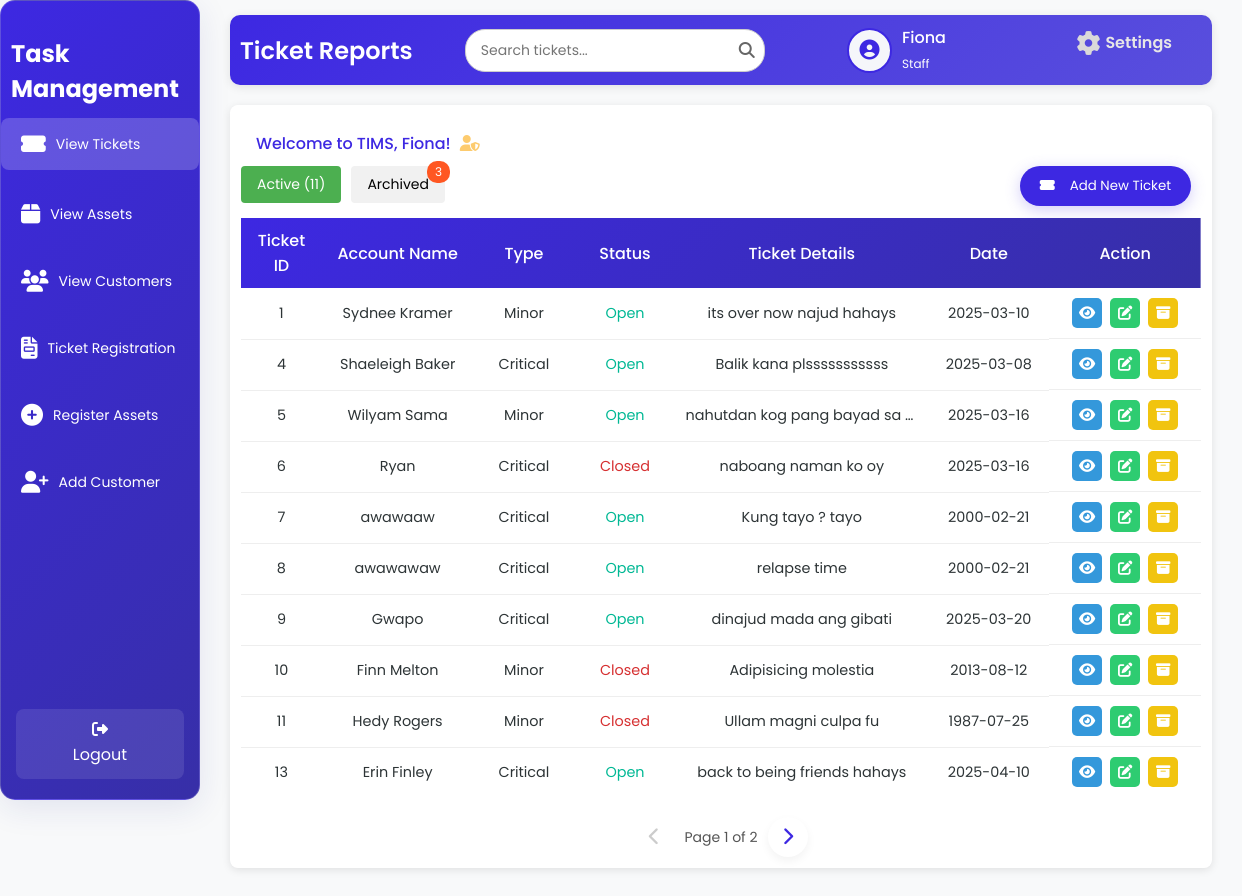
The app's page /staffD.php (signed in) with its own data.
### tables this page shows
CREATE TABLE `tbl_ticket` (
  `t_id` int(50) NOT NULL,
  `t_aname` varchar(200) NOT NULL,
  `t_type` varchar(200) NOT NULL,
  `t_status` varchar(200) NOT NULL,
  `t_date` date NOT NULL,
  `t_details` varchar(200) NOT NULL
);

### staffD.php (the view, shortened to what this page needs)
<?php
include 'db.php';
$firstName = '';
$userType = '';
$avatarPath = $_SESSION['avatarPath'];
if ($conn) {
    $sqlUser = "SELECT u_fname, u_lname, u_type FROM tbl_user WHERE u_username = ?";
    $stmt = $conn->prepare($sqlUser);
    $stmt->bind_param("s", $_SESSION['username']);
    $stmt->execute();
    $resultUser = $stmt->get_result();
    if ($resultUser->num_rows > 0) {
        $row = $resultUser->fetch_assoc();
        $firstName = $row['u_fname'];
        $userType = $row['u_type'];
    }
    $limit = 10;
    $pageActive = isset($_GET['page_active']) ? (int)$_GET['page_active'] : 1;
    $offsetActive = ($pageActive - 1) * $limit;
    $totalActiveQuery = "SELECT COUNT(*) AS total FROM tbl_ticket WHERE t_status != 'archived'";
    $totalActiveResult = $conn->query($totalActiveQuery);
    $totalActiveRow = $totalActiveResult->fetch_assoc();
    $totalActive = $totalActiveRow['total'];
    $totalActivePages = ceil($totalActive / $limit);
    $pageArchived = isset($_GET['page_archived']) ? (int)$_GET['page_archived'] : 1;
    $totalArchivedQuery = "SELECT COUNT(*) AS total FROM tbl_ticket WHERE t_status = 'archived'";
    $totalArchivedResult = $conn->query($totalArchivedQuery);
    $totalArchivedRow = $totalArchivedResult->fetch_assoc();
    $totalArchived = $totalArchivedRow['total'];
    $sqlActive = "SELECT t_id, t_aname, t_type, t_status, t_details, t_date
                  FROM tbl_ticket WHERE t_status != 'archived' LIMIT ?, ?";
    $stmtActive = $conn->prepare($sqlActive);
    $stmtActive->bind_param("ii", $offsetActive, $limit);
    $stmtActive->execute();
    $resultActive = $stmtActive->get_result();
} else {
    $_SESSION['error'] = "Database connection failed.";
}
?>
<!DOCTYPE html>
<html lang="en">
<head>
    <link rel="stylesheet" href="staffD.css">
    <link rel="stylesheet" href="https://cdnjs.cloudflare.com/ajax/libs/font-awesome/6.6.0/css/all.min.css">
</head>
<body>
<div class="wrapper">
    <div class="sidebar glass-container">
        <h2>Task Management</h2>
        <ul>
            <li><a href="staffD.php" class="active"><i class="fas fa-ticket-alt"></i> <span>View Tickets</span></a></li>
            <li><a href="assetsT.php"><i class="fas fa-box"></i> <span>View Assets</span></a></li>
            <li><a href="customersT.php"><i class="fas fa-users"></i> <span>View Customers</span></a></li>
            <?php if ($userType !== 'technician'): ?>
            <li><a href="createTickets.php"><i class="fas fa-file-invoice"></i> <span>Ticket Registration</span></a></li>
            <li><a href="registerAssets.php"><i class="fas fa-plus-circle"></i> <span>Register Assets</span></a></li>
            <li><a href="addC.php"><i class="fas fa-user-plus"></i> <span>Add Customer</span></a></li>
            <?php endif; ?>
        </ul>
        <footer>
        <a href="index.php" class="back-home"><i class="fas fa-sign-out-alt"></i> Logout</a>
        </footer>
    </div>
    <div class="container">
        <div class="upper">
            <h1>Ticket Reports</h1>
            <div class="search-container">
                <input type="text" class="search-bar" id="searchInput" placeholder="Search tickets..." onkeyup="searchTickets()">
                <span class="search-icon"><i class="fas fa-search"></i></span>
            </div>
            <div class="user-profile">
                <div class="user-icon">
                    <?php
                    if (!empty($avatarPath) && file_exists(str_replace('?' . time(), '', $avatarPath))) {
                        echo "<img src='" . htmlspecialchars($avatarPath, ENT_QUOTES, 'UTF-8') . "' alt='User Avatar'>";
                    } else {
                        echo "<i class='fas fa-user-circle'></i>";
                    }
                    ?>
                </div>
                <div class="user-details">
                    <span><?php echo htmlspecialchars($firstName, ENT_QUOTES, 'UTF-8'); ?></span>
                    <small><?php echo htmlspecialchars(ucfirst($userType), ENT_QUOTES, 'UTF-8'); ?></small>
                </div>
                <a href="settings.php" class="settings-link">
                    <i class="fas fa-cog"></i>
                    <span>Settings</span>
                </a>
            </div>
        </div>
        <div class="table-box glass-container">
            <?php if ($userType === 'staff' || $userType === 'technician'): ?>
                <div class="username">
                    Welcome to TIMS, <?php echo htmlspecialchars($firstName, ENT_QUOTES, 'UTF-8'); ?>!
                    <i class="fas fa-user-shield admin-icon"></i>
                </div>
            <?php endif; ?>
            <div class="active-tickets <?php echo (isset($_GET['tab']) && $_GET['tab'] === 'active') || !isset($_GET['tab']) ? 'active' : ''; ?>">
                <div class="tab-buttons">
                    <button class="tab-btn" onclick="showTab('active')">Active (<?php echo $totalActive; ?>)</button>
                    <button class="tab-btn" onclick="showTab('archived')">
                        Archived
                        <?php if ($totalArchived > 0): ?>
                            <span class="tab-badge"><?php echo $totalArchived; ?></span>
                        <?php endif; ?>
                    </button>
                </div>
                <?php if ($userType !== 'technician'): ?>
                    <button class="add-user-btn" onclick="window.location.href='createTickets.php'"><i class="fas fa-ticket-alt"></i> Add New Ticket</button>
                <?php else: ?>
                    <button class="add-user-btn disabled" onclick="showRestrictedMessage()"><i class="fas fa-ticket-alt"></i> Add New Ticket</button>
                <?php endif; ?>
                <table id="active-tickets-table">
                    <thead>
                        <tr>
                            <th>Ticket ID</th>
                            <th>Account Name</th>
                            <th>Type</th>
                            <th>Status</th>
                            <th>Ticket Details</th>
                            <th>Date</th>
                            <th>Action</th>
                        </tr>
                    </thead>
                    <tbody>
                        <?php
                        if ($resultActive->num_rows > 0) {
                            while ($row = $resultActive->fetch_assoc()) {
                                $statusClass = 'status-' . strtolower($row['t_status']);
                                $isClickable = ($userType === 'technician' && strtolower($row['t_status']) === 'open');
                                $clickableAttr = $isClickable ? " status-clickable' onclick=\"showCloseModal('{$row['t_id']}', '" . htmlspecialchars($row['t_aname'], ENT_QUOTES, 'UTF-8') . "', '{$row['t_status']}')\"" : "'";
                                echo "<tr>
                                        <td>{$row['t_id']}</td>
                                        <td>" . htmlspecialchars($row['t_aname'], ENT_QUOTES, 'UTF-8') . "</td>
                                        <td>" . ucfirst(strtolower($row['t_type'])) . "</td>
                                        <td class='$statusClass$clickableAttr>" . ucfirst(strtolower($row['t_status'])) . "</td>
                                        <td>" . htmlspecialchars($row['t_details'], ENT_QUOTES, 'UTF-8') . "</td>
                                        <td>" . htmlspecialchars($row['t_date'], ENT_QUOTES, 'UTF-8') . "</td>
                                        <td class='action-buttons'>";
                                if ($userType !== 'technician') {
                                    echo "<a class='view-btn' onclick=\"showViewModal('{$row['t_id']}', '" . htmlspecialchars($row['t_aname'], ENT_QUOTES, 'UTF-8') . "', '{$row['t_type']}', '{$row['t_status']}', '" . htmlspecialchars($row['t_details'], ENT_QUOTES, 'UTF-8') . "', '{$row['t_date']}')\" title='View'><i class='fas fa-eye'></i></a>
                                          <a class='edit-btn' href='editT.php?id=" . htmlspecialchars($row['t_id'], ENT_QUOTES, 'UTF-8') . "' title='Edit'><i class='fas fa-edit'></i></a>
                                          <a class='archive-btn' onclick=\"showArchiveModal('{$row['t_id']}', '" . htmlspecialchars($row['t_aname'], ENT_QUOTES, 'UTF-8') . "')\" title='Archive'><i class='fas fa-archive'></i></a>";
                                }
                                echo "</td>
                                      </tr>";
                            }
                        } else {
                            echo "<tr><td colspan='7' style='text-align: center;'>No active tickets found.</td></tr>";
                        }
                        ?>
                    </tbody>
                </table>
                <div class="pagination">
                    <?php if ($pageActive > 1): ?>
                        <a href="?tab=active&page_active=<?php echo $pageActive - 1; ?>&page_archived=<?php echo $pageArchived; ?>" class="pagination-link"><i class="fas fa-chevron-left"></i></a>
                    <?php else: ?>
                        <span class="pagination-link disabled"><i class="fas fa-chevron-left"></i></span>
                    <?php endif; ?>
                    <span class="current-page">Page <?php echo $pageActive; ?> of <?php echo $totalActivePages; ?></span>
                    <?php if ($pageActive < $totalActivePages): ?>
                        <a href="?tab=active&page_active=<?php echo $pageActive + 1; ?>&page_archived=<?php echo $pageArchived; ?>" class="pagination-link"><i class="fas fa-chevron-right"></i></a>
                    <?php else: ?>
                        <span class="pagination-link disabled"><i class="fas fa-chevron-right"></i></span>
                    <?php endif; ?>
                </div>
            </div>
        </div>
    </div>
</div>
</body>
</html>

### records on screen
tbl_ticket: t_id "1", t_aname "Sydnee Kramer", t_type "Minor", t_status "Open", t_details "its over now najud hahays", t_date "2025-03-10"
tbl_ticket: t_id "4", t_aname "Shaeleigh Baker", t_type "Critical", t_status "Open", t_details "Balik kana plsssssssssss", t_date "2025-03-08"
tbl_ticket: t_id "5", t_aname "Wilyam Sama", t_type "Minor", t_status "Open", t_details "nahutdan kog pang bayad sa…", t_date "2025-03-16"
tbl_ticket: t_id "6", t_aname "Ryan", t_type "Critical", t_status "Closed", t_details "naboang naman ko oy", t_date "2025-03-16"
tbl_ticket: t_id "7", t_aname "awawaaw", t_type "Critical", t_status "Open", t_details "Kung tayo ? tayo", t_date "2000-02-21"
tbl_ticket: t_id "8", t_aname "awawawaw", t_type "Critical", t_status "Open", t_details "relapse time", t_date "2000-02-21"
tbl_ticket: t_id "9", t_aname "Gwapo", t_type "Critical", t_status "Open", t_details "dinajud mada ang gibati", t_date "2025-03-20"
tbl_ticket: t_id "10", t_aname "Finn Melton", t_type "Minor", t_status "Closed", t_details "Adipisicing molestia", t_date "2013-08-12"
tbl_ticket: t_id "11", t_aname "Hedy Rogers", t_type "Minor", t_status "Closed", t_details "Ullam magni culpa fu", t_date "1987-07-25"
tbl_ticket: t_id "13", t_aname "Erin Finley", t_type "Critical", t_status "Open", t_details "back to being friends hahays", t_date "2025-04-10"

### other values on screen
$firstName "Fiona"
$userType "Staff"
$totalActive "11"
$totalArchived "3"
$pageActive "1"
$totalActivePages "2"
